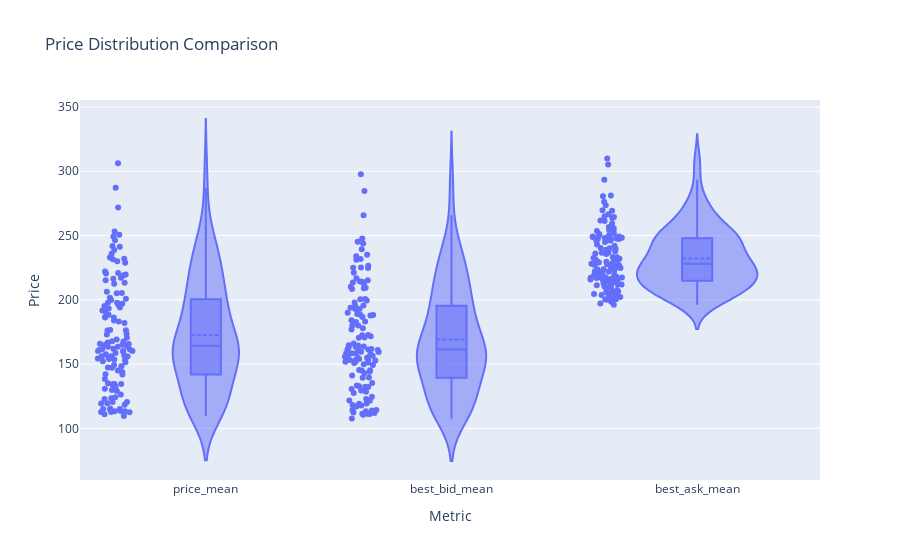

Write notebook code for a chart like this one.
### Markdown cell above
This is an important insight that liquidity at level 1 is almost double that of all the other top levels. This suggests that the market depth is shallow, meaning that large trades can significantly impact the price. The high liquidity at level 1 indicates that there are many buy and sell orders close to the current market price, but as you move further away from this level, the number of orders decreases sharply. This can lead to increased volatility and risk, especially during times of market stress. 
Another modelling insight is that the level 1 volume should be given more weight in the model as it is the most relevant to the current market price. The liquidity at level 1 is a key factor in determining the ease with which trades can be executed without significantly impacting the price.

### Code cell
plot_price_distribution_comparison(daily_metrics, show_figure=False)

### Figure 1 — Plotly figure (JSON) as saved in the notebook; plotly's stock layout.template omitted (floating-point values rounded to 4 significant figures; data arrays with more than 128 entries replaced by an {"elided": "..."} marker saying what was removed)
{"data": [{"alignmentgroup": "True", "box": {"visible": true}, "hovertemplate": "Metric=%{x}<br>Price=%{y}<extra></extra>", "legendgroup": "", "marker": {"color": "#636efa"}, "meanline": {"visible": true}, "name": "", "offsetgroup": "", "orientation": "v", "points": "all", "scalegroup": "True", "showlegend": false, "type": "violin", "x": {"elided": "372 str values"}, "x0": " ", "xaxis": "x", "y": {"elided": "372 float values"}, "y0": " ", "yaxis": "y"}], "layout": {"legend": {"tracegroupgap": 0}, "title": {"text": "Price Distribution Comparison"}, "violinmode": "group", "xaxis": {"anchor": "y", "domain": [0, 1], "title": {"text": "Metric"}}, "yaxis": {"anchor": "x", "domain": [0, 1], "title": {"text": "Price"}}}}
